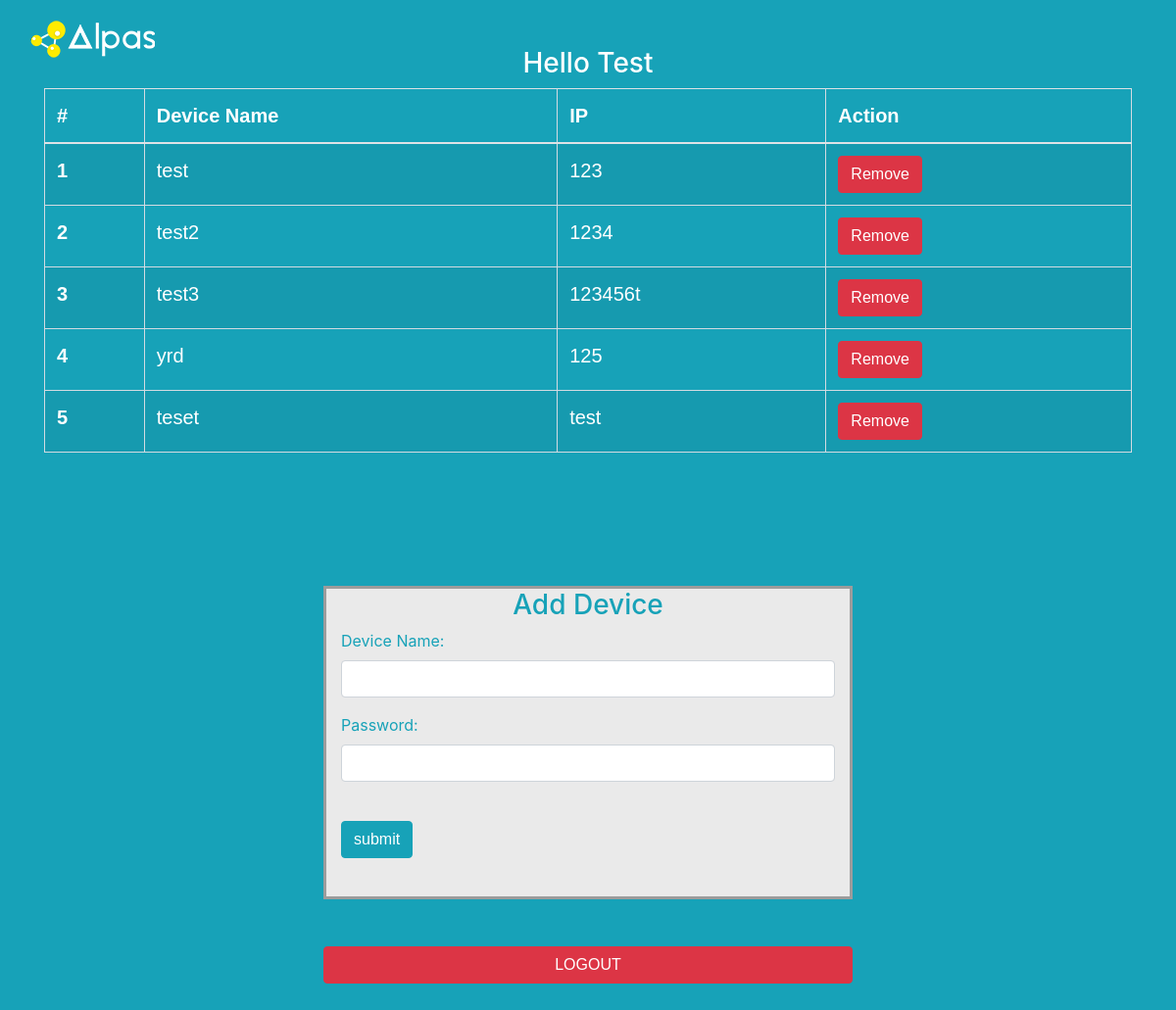
The app's page /user/test/ (signed in) with its own data.
### run.py (models this page shows)
class Device(db.Model):
    __tablename__ = 'device'
    did = db.Column(db.Integer, primary_key=True)
    dev_name = db.Column(db.String(100), unique=True, nullable=False)
    dev_ip = db.Column(db.String(100), nullable=False)
    username = db.Column(db.Integer, db.ForeignKey('user.username'))

### run.py (the view)
@app.route("/user/<username>/")
def user_home(username):
    if not session.get(username):
        abort(401)
    devices = Device.query.filter_by(username=username).all()
    devs = list()
    for device in devices:
        dev = []
        dev.append(device.dev_name)
        dev.append(device.dev_ip)
        devs.append(dev)
    return render_template("user_home.html", username=username, devs = devs)

### templates/user_home.html (shortened to what this page needs)
{% extends "layout.html" %}
{% block content %}
  <link href="//maxcdn.bootstrapcdn.com/bootstrap/4.1.1/css/bootstrap.min.css" rel="stylesheet" id="bootstrap-css">
<body>
  <div id="login">
    <h3 class="text-center text-white pt-5">Hello {{username.title()}}</h3>
    <div class="container">
        <table class="table table-striped">
          <thead>
            <tr>
              <th scope="col" class="table-text">#</th>
              <th scope="col" class="table-text">Device Name</th>
              <th scope="col" class="table-text">IP</th>
              <th scope="col" class="table-text">Action</th>
            </tr>
          </thead>
          <tbody>
            {% set count=1 %}
              {% for dev in devs%}
                    <tr>
                      <th scope="row" class="table-text">{{loop.index}}</th>
                      <td class="table-text">{{dev[0]}}</td>
                      <td class="table-text">{{dev[1]}}</td>
                      <td > <button class="btn btn-danger">Remove</button> </td>
                    </tr>
                    {% set count = count+1 %}
              {% endfor %}
          </tbody>
        </table>
      <div id="login-row" class="row justify-content-center align-items-center">
        <div id="login-column" class="col-md-6">
          <div id="login-box" class="col-md-12">
            <form id="add_device" class="form" action="{{ url_for('add_device', username=username) }}" method="post">
              <h3 class="text-center text-info">Add Device</h3>
              <div class="form-group">
                <label for="username" class="text-info">Device Name:</label><br>
                <input type="text" id="dev_name" name="dev_name" class="form-control">
              </div>
              <div class="form-group">
                <label for="password" class="text-info">Password:</label><br>
              <input type="text" id="dev_ip" name="dev_ip" class="form-control">
              </div>
              <div class="form-group">
                <br>
                <input type="submit" name="submit" class="btn btn-info btn-md" value="submit">
              </div>
            </form>
          </div>
           <br><br>
          <a href="{{ url_for('logout', username=username) }}" class="btn btn-block btn-danger" align="right">LOGOUT</a>
        </div>
      </div>
    </div>
  </div>
<br><br>
{% endblock %}

### templates/layout.html (style rules this page uses)
body { font-size: 14px; }

### templates/user_home.html (style rules this page uses)
body { margin: 0; padding: 0; background-color: #17a2b8; height: 100vh; }
#login .container #login-row #login-column #login-box { margin-top: 120px; max-width: 600px; height: 320px; border: 3px solid #9C9C9C; background-color: #EAEAEA; }
.table-text { font-size: 20px; color: white; font-family: Arial, Helvetica, sans-serif; }

### records on screen
Device: dev_name "test", dev_ip "123"
Device: dev_name "test2", dev_ip "1234"
Device: dev_name "test3", dev_ip "123456t"
Device: dev_name "yrd", dev_ip "125"
Device: dev_name "teset", dev_ip "test"

### other values on screen
{{ username.title() }} "Test"
